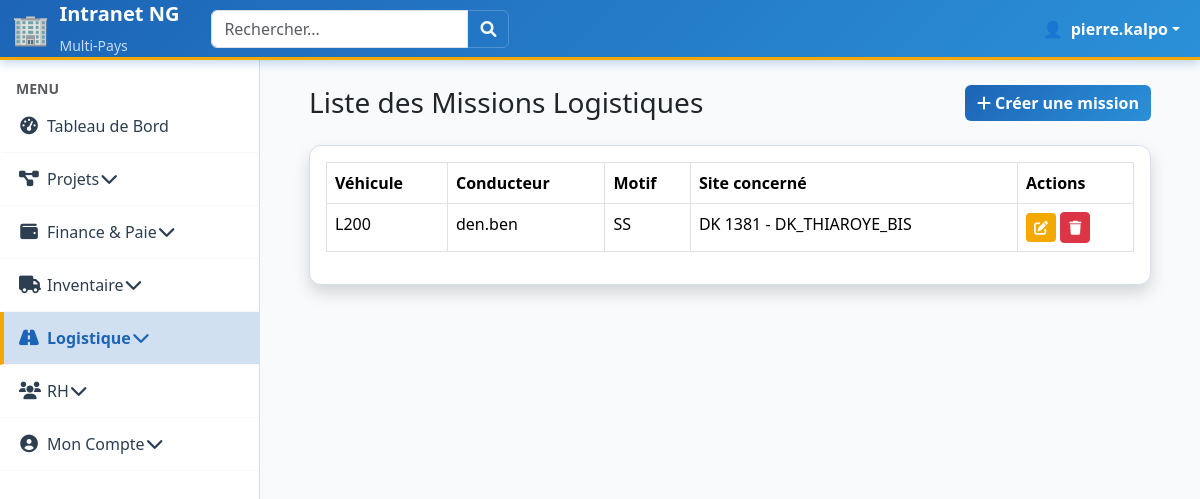
The app's page /logistique/missions/ (signed in) with its own data.
### users/models.py (models this page shows, shortened)
class CustomUser(AbstractUser):
    phone_number = models.CharField(
        max_length=20, blank=True, null=True, verbose_name="Numéro de téléphone"
    )
    salaire_mensuel_base = models.DecimalField(
        max_digits=10, decimal_places=2, default=Decimal("0.00"), verbose_name=_("Salaire Mensuel de Base")
    )
    statut_actuel = models.CharField(
        max_length=20,
        choices=EMPLOYEE_STATUS_CHOICES,
        default="ACTIF",
        verbose_name=_("Statut actuel"),
    )
    class Meta:
        verbose_name = "Employé"
        verbose_name_plural = "Employés"
    def is_team_lead_user(self):
        return self.groups.filter(name__iexact="Team_Lead").exists()
    def is_coordinator_user(self):
        user_roles = {r.lower() for r in self.get_active_role_names()}
        return (
            "coordinateur de projet" in user_roles or "coordinateur_de_projet" in user_roles
        )
    def is_field_team_user(self):
        user_roles = {r.lower() for r in self.get_active_role_names()}
        return "field team" in user_roles or "field_team" in user_roles
    @property
    def is_cm(self):
        user_roles = {r.lower() for r in self.get_active_role_names()}
        return "country manager" in user_roles or "country_manager" in user_roles
    @property
    def is_coordinator(self):
        return self.is_coordinator_user()
    @property
    def is_field_team(self):
        return self.is_field_team_user()
    @property
    def is_team_lead(self):
        return self.is_team_lead_user()
    @property
    def active_country_ids(self):
        if not self.is_authenticated:
            return []
        return list(
            self.assignments.filter(is_active=True, country__is_active=True)
            .values_list("country_id", flat=True)
            .distinct()
        )
    def get_active_role_names(self):
        if not self.is_authenticated:
            return set()
        return set(
            self.assignments.filter(
                is_active=True, country__is_active=True
            ).values_list("role__name", flat=True)
        )

### logistique/models.py (models this page shows, shortened)
class MissionLogistique(models.Model):
    vehicule = models.ForeignKey(Vehicule, on_delete=models.CASCADE, related_name="missions", verbose_name=_("Véhicule"))
    conducteur = models.ForeignKey(settings.AUTH_USER_MODEL, on_delete=models.CASCADE, related_name="missions_conduites", verbose_name=_("Conducteur"))
    motif = models.CharField(max_length=255, verbose_name=_("Motif"))
    site_concerne = models.ForeignKey(Site, on_delete=models.CASCADE, related_name="missions_logistiques", verbose_name=_("Site concerné"))
    class Meta:
        verbose_name = _("Mission Logistique")
        verbose_name_plural = _("Missions Logistiques")

class Vehicule(models.Model):
    TYPE_CHOICES = (
        ("PROPRIETAIRE", _("Propriétaire")),
        ("LOUE", _("Loué")),
    )
    STATUT_CHOICES = (
        ("OPERATIONNEL", _("Opérationnel")),
        ("EN_REPARATION", _("En réparation")),
        ("HORS_SERVICE", _("Hors service")),
    )
    nom_vehicule = models.CharField(max_length=200, verbose_name=_("Nom du véhicule"))
    type = models.CharField(max_length=20, choices=TYPE_CHOICES, verbose_name=_("Type"))
    statut = models.CharField(max_length=20, choices=STATUT_CHOICES, default="OPERATIONNEL", verbose_name=_("Statut"))
    class Meta:
        verbose_name = _("Véhicule")
        verbose_name_plural = _("Véhicules")
    def __str__(self):
        return self.nom_vehicule

### projects/models.py (models this page shows, shortened)
class Site(models.Model):
    project = models.ForeignKey(
        Project,
        on_delete=models.CASCADE,
        related_name="sites",
        verbose_name=_("Projet Parent"),
    )
    site_id_client = models.CharField(
        max_length=50, unique=True, verbose_name=_("ID du Site Client")
    )  # ID du Site*
    name = models.CharField(
        max_length=200, verbose_name=_("Nom du Site")
    )  # Nom du Site*
    location = models.CharField(
        max_length=255, blank=True, verbose_name=_("Localisation")
    )
    site_area = models.CharField(
        max_length=100, blank=True, verbose_name=_("Site Area")
    )  # Site Area
    departement = models.ForeignKey(
        Departement,
        on_delete=models.PROTECT,
        null=True,
        blank=True,
        verbose_name=_("Département"),
    )
    is_transmission_a_site = models.BooleanField(
        default=False, verbose_name=_("Site A de Transmission")
    )
    is_transmission_b_site = models.BooleanField(
        default=False, verbose_name=_("Site B de Transmission")
    )
    team_lead = models.ForeignKey(
        settings.AUTH_USER_MODEL,
        on_delete=models.SET_NULL,
        null=True,
        blank=True,
        related_name="led_sites",
        verbose_name=_("Team Lead Assigné"),
    )
    start_date = models.DateField(
        verbose_name=_("Date de Démarrage"),
        default=date.today
    )
    end_date = models.DateField(
        verbose_name=_("Date de Fin"),
        null=True,
        blank=True
    )
    phase = models.ForeignKey(
        SitePhase,  # ✅ OK
        on_delete=models.PROTECT,
        null=True,
        blank=True,
        verbose_name=_("Phase"),
    )  # Phase
    batch = models.ForeignKey(
        Batch,  # ✅ OK
        on_delete=models.PROTECT,
        null=True,
        blank=True,
        verbose_name=_("Batch")
    )  # Batch
    project_scope = models.TextField(
        blank=True, verbose_name=_("Portée du Projet")
    )  # Portée du projet
    antenna_type = models.ForeignKey(
        AntennaType,  # ✅ OK
        on_delete=models.PROTECT,
        null=True,
        blank=True,
        verbose_name=_("Type d'Antenne"),
    )  # Type d'antenne
    enclosure_type = models.ForeignKey(
        EnclosureType,  # ✅ OK
        on_delete=models.PROTECT,
        null=True,
        blank=True,
        verbose_name=_("Type d'Enclosure"),
    )  # Type d'ENCLOSURE
    bb_ml = models.ForeignKey(
        BBMLType,  # ✅ OK
        on_delete=models.PROTECT,
        null=True,
        blank=True,
        verbose_name=_("BB / ML"),
    )  # BB / ML
    comment = models.TextField(
        blank=True, verbose_name=_("Commentaire du Site")
    )  # COMMENT
    prix_facturation = models.DecimalField(
        max_digits=12,
        decimal_places=2,
        default=Decimal("0.00"),
        verbose_name=_("Prix de Facturation")
    )
    po_recu = models.BooleanField(default=False, verbose_name=_("PO Reçu"))
    status = models.CharField(
        max_length=20, default="TO_DO", verbose_name=_("Statut Général du Site")
    )
    progress_percentage = models.DecimalField(
        max_digits=5,
        decimal_places=2,
        default=Decimal("0.00"),
        verbose_name=_("Progression (%)"),
    )
    site_type = models.ForeignKey(
        SiteType,  # ✅ OK
        on_delete=models.SET_NULL,
        null=True,
        blank=True,
        related_name="sites",
        verbose_name=_("Type de Site"),
    )
    installation_type = models.ForeignKey(
        InstallationType,  # ✅ OK
        on_delete=models.SET_NULL,
        null=True,
        blank=True,
        related_name="sites",
        verbose_name=_("Type d'Installation"),
    )
    created_by = models.ForeignKey(
        settings.AUTH_USER_MODEL,
        on_delete=models.SET_NULL,
        null=True,
        related_name="sites_created",
        verbose_name=_("Créé par (Traçabilité)"),
    )
    last_inspection_result = models.CharField(
        max_length=5,
        blank=True,
        null=True,
        choices=INSPECTION_RESULT_CHOICES,
        verbose_name=_("Résultat Dernière Inspection"),
    )
    class Meta:
        verbose_name = _("Site")
        verbose_name_plural = _("Sites")
        ordering = ["project", "site_id_client"]
    def __str__(self):
        return f"{self.site_id_client} - {self.name}"

### logistique/views.py (the view)
# urls.py: path('missions/', views.MissionLogistiqueListView.as_view(), name='missionlogistique_list'),
class MissionLogistiqueListView(LoginRequiredMixin, ListView):
    model = MissionLogistique
    template_name = 'logistique/missionlogistique_list.html'
    context_object_name = 'missions'

### logistique/templates/logistique/missionlogistique_list.html (shortened to what this page needs)
{% extends 'core/base.html' %}
{% block content %}
<div class="container-fluid">
    <div class="d-flex justify-content-between align-items-center mb-4">
        <h1 class="h3 mb-0 text-gray-800">Liste des Missions Logistiques</h1>
        <a href="{% url 'logistique:missionlogistique_create' %}" class="btn btn-primary">
            <i class="fas fa-plus"></i> Créer une mission
        </a>
    </div>
    <div class="card shadow mb-4">
        <div class="card-body">
            <div class="table-responsive">
                <table class="table table-bordered" id="dataTable" width="100%" cellspacing="0">
                    <thead>
                        <tr>
                            <th>Véhicule</th>
                            <th>Conducteur</th>
                            <th>Motif</th>
                            <th>Site concerné</th>
                            <th>Actions</th>
                        </tr>
                    </thead>
                    <tbody>
                        {% for mission in missions %}
                        <tr>
                            <td>{{ mission.vehicule }}</td>
                            <td>{{ mission.conducteur }}</td>
                            <td>{{ mission.motif }}</td>
                            <td>{{ mission.site_concerne }}</td>
                            <td>
                                <a href="{% url 'logistique:missionlogistique_update' mission.pk %}" class="btn btn-warning btn-sm">
                                    <i class="fas fa-edit"></i>
                                </a>
                                <a href="{% url 'logistique:missionlogistique_delete' mission.pk %}" class="btn btn-danger btn-sm">
                                    <i class="fas fa-trash"></i>
                                </a>
                            </td>
                        </tr>
                        {% endfor %}
                    </tbody>
                </table>
            </div>
        </div>
    </div>
</div>
{% endblock %}

### core/templates/core/base.html (shortened to what this page needs)
{% load static %}
<!DOCTYPE html>
<html lang="fr">
<head>
    <link href="https://cdn.jsdelivr.net/npm/bootstrap@5.3.3/dist/css/bootstrap.min.css" rel="stylesheet">
    <link rel="stylesheet" href="https://cdnjs.cloudflare.com/ajax/libs/font-awesome/6.0.0-beta3/css/all.min.css">
</head>
<body>
    <nav class="navbar navbar-expand-lg navbar-custom fixed-top">
        <div class="container-fluid">
            <a class="navbar-brand fw-bold d-flex align-items-center" href="{% url 'home' %}">
                <span style="font-size: 1.5em; margin-right: 10px;">🏢</span>
                <div>
                    <div>Intranet NG</div>
                    <small class="opacity-75" style="font-size: 0.7em; font-weight: 400;">Multi-Pays</small>
                </div>
            </a>
            <form class="d-flex ms-3" role="search">
                <div class="input-group">
                    <input class="form-control" type="search" placeholder="Rechercher..." aria-label="Search">
                    <button class="btn btn-outline-light" type="submit" style="border-color: rgba(255,255,255,0.2);">
                        <i class="fas fa-search"></i>
                    </button>
                </div>
            </form>
            <div class="d-flex ms-auto">
                <ul class="navbar-nav">
                    {% if user.is_authenticated %}
                        <li class="nav-item dropdown">
                            <a class="nav-link dropdown-toggle d-flex align-items-center" href="#" role="button" data-bs-toggle="dropdown">
                                <span class="me-2">👤</span>
                                <strong>{{ user.username }}</strong>
                            </a>
                        </li>
                    {% else %}
                        <li class="nav-item">
                            <a class="nav-link" href="{% url 'login' %}">Connexion</a>
                        </li>
                    {% endif %}
                </ul>
            </div>
        </div>
    </nav>
    <div id="sidebar-wrapper">
        <ul class="sidebar-nav list-group list-group-flush">
            <li class="sidebar-item sidebar-title mt-3">
                <span class="text-uppercase text-muted small fw-bold px-3">Menu</span>
            </li>
            <li class="sidebar-item">
                <a class="sidebar-link {% if request.resolver_match.url_name == 'home' %}active{% endif %}" href="{% url 'home' %}">
                    <i class="fas fa-tachometer-alt me-2"></i> Tableau de Bord
                </a>
            </li>
            <li class="sidebar-item">
                <a class="sidebar-link" data-bs-toggle="collapse" href="#projets-collapse" role="button" aria-expanded="false" aria-controls="projets-collapse">
                    <i class="fas fa-project-diagram me-2"></i> Projets <i class="fas fa-chevron-down float-end"></i>
                </a>
            </li>
            {% if is_cm or is_coordinator or user.is_staff %}
            <li class="sidebar-item">
                <a class="sidebar-link {% if 'finance' in request.path %}active{% endif %}" data-bs-toggle="collapse" href="#finance-collapse" role="button" aria-expanded="false" aria-controls="finance-collapse">
                    <i class="fas fa-wallet me-2"></i> Finance & Paie <i class="fas fa-chevron-down float-end"></i>
                </a>
            </li>
            <li class="sidebar-item">
                <a class="sidebar-link {% if 'inventaire' in request.path %}active{% endif %}" data-bs-toggle="collapse" href="#inventaire-collapse" role="button" aria-expanded="false" aria-controls="inventaire-collapse">
                    <i class="fas fa-truck me-2"></i> Inventaire <i class="fas fa-chevron-down float-end"></i>
                </a>
            </li>
            <li class="sidebar-item">
                <a class="sidebar-link {% if 'logistique' in request.path %}active{% endif %}" data-bs-toggle="collapse" href="#logistique-collapse" role="button" aria-expanded="false" aria-controls="logistique-collapse">
                    <i class="fas fa-road me-2"></i> Logistique <i class="fas fa-chevron-down float-end"></i>
                </a>
            </li>
            <li class="sidebar-item">
                <a class="sidebar-link {% if 'rh' in request.path %}active{% endif %}" data-bs-toggle="collapse" href="#rh-collapse" role="button" aria-expanded="false" aria-controls="rh-collapse">
                    <i class="fas fa-users me-2"></i> RH <i class="fas fa-chevron-down float-end"></i>
                </a>
            </li>
            {% endif %}
            <li class="sidebar-item">
                <a class="sidebar-link" data-bs-toggle="collapse" href="#account-collapse" role="button" aria-expanded="false" aria-controls="account-collapse">
                    <i class="fas fa-user-circle me-2"></i> Mon Compte <i class="fas fa-chevron-down float-end"></i>
                </a>
            </li>
        </ul>
    </div>
    <div id="page-content-wrapper">
        <div class="container-fluid">
            <div id="mainContent">
                {% block content %}
                {% endblock %}
            </div>
        </div>
    </div>
</body>
</html>

### records on screen
CustomUser: username "pierre.kalpo"
MissionLogistique: vehicule "L200", conducteur "den.ben", motif "SS", site_concerne "DK 1381 - DK_THIAROYE_BIS"
